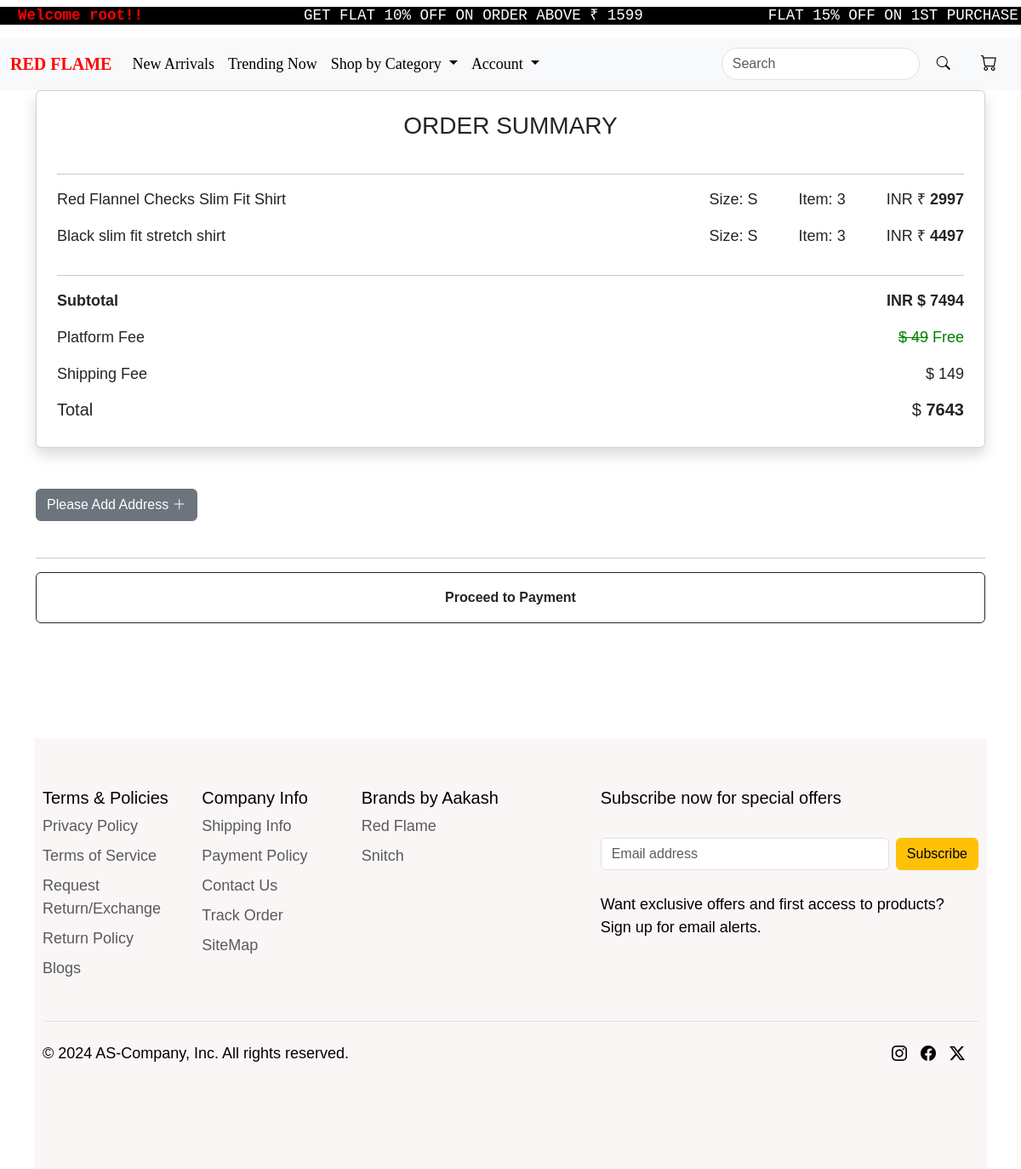
Screenshot of /checkout/ (signed in) with the database file from the repository.
### core/models.py (models this page shows, shortened)
class CartUpperwear(models.Model):
     user = models.ForeignKey(User, on_delete=models.CASCADE)
     product=models.ForeignKey(new_arrival, on_delete=models.CASCADE)
     quantity=models.PositiveIntegerField(default=1)
     size = models.CharField(default="S", max_length=50)
     @property
     def price_and_quantity_total(self):
        return self.product.discounted_price*self.quantity

class new_arrival(models.Model):
        CATEGORY_CHOICES = [
        ('NEWARRIVAL','newarrival'),
        ('SHIRTS','shirts'),
        ('T_SHIRTS','t-shirts'),
        ('SWEATSHIRTS','sweatshirts'),
        ('TROUSERS','trousers'),
        ('SHORTS','shorts'),
        ('TRENDING','trending')
    ]
        SIZE_CHOICES = [
        ('S', 'Small'),
        ('M', 'Medium'),
        ('L', 'Large'),
        ('XL', 'Extra Large'),
    ]
        name=models.CharField(max_length=100)
        category = models.CharField(max_length=30,choices=CATEGORY_CHOICES)
        short_d = models.CharField(max_length=400)
        desc = models.TextField()
        original_price=models.IntegerField(default=1000)
        discounted_price=models.IntegerField()
        size = models.CharField(max_length=2, choices=SIZE_CHOICES,default='S')
        upperwear_img = models.ImageField(upload_to='new_arrival_img')

### core/views.py (the view)
# urls.py: path('checkout/',views.checkout,name='checkout'),
def checkout(request):
    if request.user.is_authenticated:
        ca=CartUpperwear.objects.filter(user=request.user)
        total=0
        Delivery_charge = 149
        for c in ca :
            total+=(c.product.discounted_price*c.quantity)
            final_price = total+Delivery_charge
        address=Userdetails.objects.filter(user=request.user)
        return render(request, 'core/checkout.html', {'ca': ca,'total':total,'final_price':final_price,'address':address})
    else:
        return redirect ('login')

### core/templates/core/checkout.html (shortened to what this page needs)
{% extends "core/base.html" %}
{% load static %}
{% block content %}
<div class="container d-flex justify-content-center mb-5">
    <div class="card shadow p-4" style="width: 100%;">
        <h3 class="text-center mb-4">ORDER SUMMARY</h3>
        <hr>
        {% for c in ca %}
        <div class="d-flex justify-content-between">
            <p>{{ c.product.short_d }}</p>
            <div class="d-flex">
                <p class="me-5">Size: {{ c.size }}</p>
                <p class="me-5">Item: {{ c.quantity }}</p>
                <p>INR &#8377 <strong>{{ c.price_and_quantity_total }}</strong></p>
            </div>
        </div>
        {% endfor %}
        <hr>
        <div class="d-flex justify-content-between">
            <p class="fw-semibold">Subtotal</p>
            <p class="fw-semibold">INR &#x24; <strong>{{ total }}</strong></p>
        </div>
        <div class="d-flex justify-content-between">
            <p>Platform Fee</p>
            <p style="color:green;"><s>&#x24; 49</s> Free</p>
        </div>
        <div class="d-flex justify-content-between">
            <p>Shipping Fee</p>
            <p>&#x24; 149</p>
        </div>
        <div class="d-flex justify-content-between">
            <h5>Total</h5>
            <h5>&#x24; <strong>{{ final_price }}</strong></h5>
        </div>
    </div>
</div>
<div class="container mt-5">
    <div>
        <a href={% url "payment_address" %} style='text-decoration:none; color:white '> <button class='btn btn-secondary' {% url "payment_address" %}> Please Add Address <i class="bi bi-plus-lg"></i></button></a>
     </div>
     <br>
    <div class="row justify-content-center g-4">
        <form action="{% url 'payment' %}" method="POST">
                        <hr>
                        <input type="submit" class="btn btn-outline-dark w-100" style='height:60px;font-weight: bolder; ' value="Proceed to Payment" >
                        <br><br><br><br><br><br>
                    </form>
{% endblock content %}

### core/templates/core/navbar.html (shortened to what this page needs)
{% load static %}
<marquee  class="marque" style="background-color:black; ">
    <h5><pre style="background-color:black; color:white;" class="mt-2"><spam style='color:red; font-weight: bold;'> {% if request.user.is_authenticated %} Welcome {{request.user}}!!{% else %}<strong>Please Login!!</strong>{% endif %} </spam>                 GET FLAT 10% OFF ON ORDER ABOVE &#8377 1599              FLAT 15% OFF ON 1ST PURCHASE *TnC Apply</pre></h5>
</marquee>
<nav class="navbar navbar-expand-lg bg-body-tertiary">
    <div class="container-fluid">
      <a class="navbar-brand" href="{% url "index" %}" id="logo" style="font-family: cursive;"><strong>RED FLAME</strong></a>
      <div class="collapse navbar-collapse" id="navbarSupportedContent">
        <ul class="navbar-nav me-auto mb-2 mb-lg-0">
          <li class="nav-item">
            <a class="nav-link active" aria-current="page" href="{% url "newarrival" %}" id="navbarbtns" style="font-family: cursive;">New Arrivals</a>
          </li>
          <li class="nav-item">
            <a class="nav-link" href="{% url "trending" %}" id="navbarbtns" style="font-family: cursive;">Trending Now</a>
          </li>
          <li class="nav-item dropdown">
            <a class="nav-link dropdown-toggle" href="#" role="button" data-bs-toggle="dropdown" aria-expanded="false" id="navbarbtns" style="font-family: cursive;">
              Shop by Category
            </a>
          </li>
          <li class="nav-item dropdown">
            <a class="nav-link dropdown-toggle" href="#" role="button" data-bs-toggle="dropdown" aria-expanded="false" id="navbarbtns" style="font-family: cursive;">
              Account
            </a>
          </li>
        </ul>
        <form class="d-flex ms-auto" role="search" action='{% url "product_search" %}'>
          <input class="form-control me-2" type="search" placeholder="Search" aria-label="Search" id="searchbar" name="q" value="{{ query }}">
          <button class="btn" type="submit" id="searchbtn"><i class="bi bi-search"></i></button>
        </form>
        <ul class="navbar-nav ms-3">
          <li class="nav-item" id="navbarbtns">
            <a class="nav-link" href="{% url "showcart" %}">
              <i class="bi bi-cart" style="font-size: 1.2rem; margin-right: 8px; color: black;" id="navbarbtns"></i>
            </a>
          </li>
        </ul>
      </div>
    </div>
  </nav>

### core/static/core/css/core.css (style rules this page uses)
@media (max-width: 1200px) { body { font-size: 18px; padding: 15px; } }
body { overflow-x: hidden; margin: 0; padding: 0; font-family: Arial, sans-serif; background-color: white; }
.marque { background-color: black; color: whitesmoke; }
#searchbtn { border: none; color: black; }
#searchbar { border-radius: 50px; }
#logo { font-weight: bolder; color: red; font-family:Cambria, Cochin, Georgia, Times, 'Times New Roman', serif; }
#navbarbtns { color: black; }
.active { opacity: 1; }
.navbar { background-color: transparent }
a { color: rgb(0, 0, 0); }

### core/templates/core/base.html (style rules this page uses)
body { overflow-x: hidden; margin: 0; padding: 0; font-family: Arial, sans-serif; }

### core/templates/core/navbar.html (style rules this page uses)
@media (max-width: 1200px) { body { font-size: 18px; padding: 15px; } }
body { overflow-x: hidden; margin: 0; padding: 0; font-family: Arial, sans-serif; }

### rows the page displays
CartUpperwear: product.short_d "Red Flannel Checks Slim Fit Shirt", size "S", quantity "3", price_and_quantity_total "2997"
CartUpperwear: product.short_d "Black slim fit stretch shirt", size "S", quantity "3", price_and_quantity_total "4497"

### other values shown
{{ request.user }} "root"
{{ total }} "7494"
{{ final_price }} "7643"
